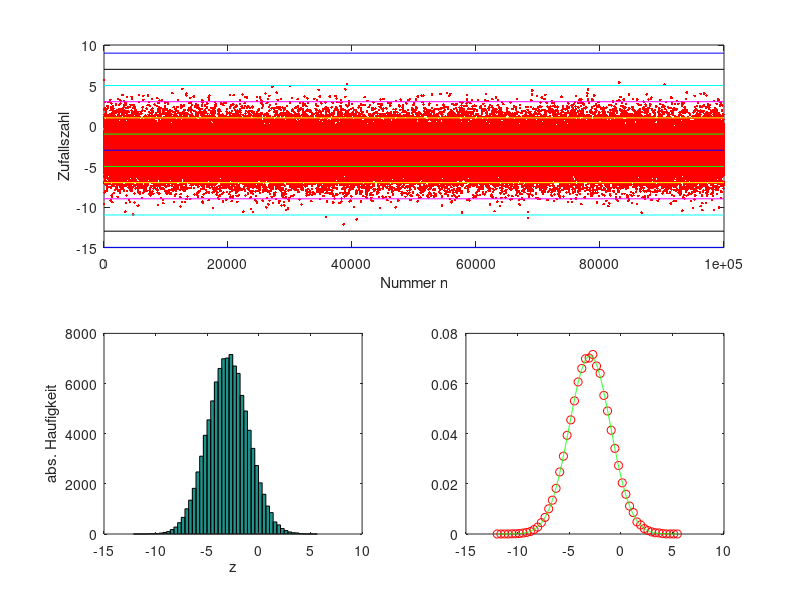

Source code (MATLAB):
%Aufgabe 7: Normalverteilung
%Befehle aus Statistik und fur Listen
%Skript S.134

clc, clear, clf, shg
%clear command window, clear all Variables
%clear figure, show graphic,

% a) 10 000 normalverteile Zufallszahlen
% erzeugen und plotten:
s=2; %sigma
m=-3; %mean-Wert

N=1e5;
Z=s*randn(N,1)+m;

subplot(2,1,1)
plot(1:N,Z,'r.')
xlabel('Nummer n')
ylabel('Zufallszahl')

% Aus dem Datensatz Z die empirische
% Standardabweichnung s un den Mittelwert m
% schatzen :
s=std(Z)
m=mean(Z)

% Als Linien markieren :
hold on 
plot ([1 N],[m m],'b-') % Mittelwert Linie

Farben=char('g','y','m','c','k','b');
NSigmaP=[];

for k=1:6
    y=m+k*s;
    plot([1 N],[y y],[Farben(k) '-'])
    
    y=m-k*s;
    plot([1 N],[y y],[Farben(k) '-'])
    
    p=sum((m-k*s<Z).*(Z<m+k*s))/N;
    
    NSigmaP=[NSigmaP
            k p*100];
end

NSigmaP

% EIn Histogramm :

subplot(2,2,3)
hist(Z,50)
xlabel('z')
ylabel('abs. Haufigkeit')

subplot(2,2,4)
[ni,zi]=hist(Z,50);  % Intervallzentren und Haufigkeiten

plot(zi,ni/N,'ro')
dzi=zi(2)-zi(1);

z=min(zi):0.01:max(zi);
G=0.5*(dzi/sqrt(2*pi))*exp(-(z-m).^2/(2*s^2));
hold on
plot(z,G,'g')
